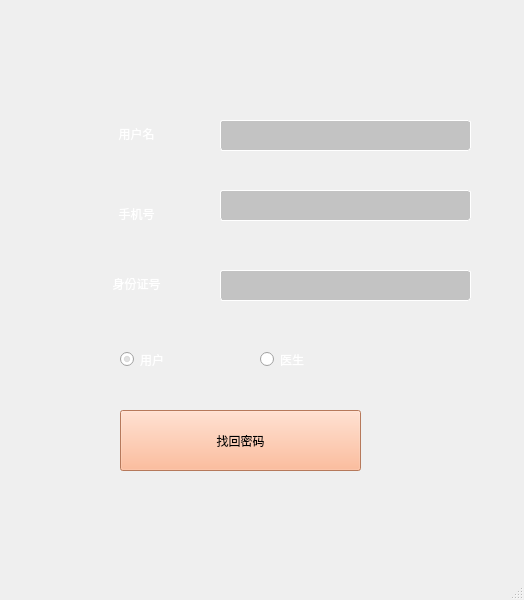
<?xml version="1.0" encoding="UTF-8"?>
<ui version="4.0">
 <class>PasswordWindow</class>
 <widget class="QMainWindow" name="PasswordWindow">
  <property name="geometry">
   <rect>
    <x>0</x>
    <y>0</y>
    <width>524</width>
    <height>600</height>
   </rect>
  </property>
  <property name="windowTitle">
   <string>MainWindow</string>
  </property>
  <widget class="QWidget" name="centralwidget">
   <widget class="QWidget" name="widget" native="true">
    <property name="geometry">
     <rect>
      <x>0</x>
      <y>-10</y>
      <width>551</width>
      <height>571</height>
     </rect>
    </property>
    <property name="styleSheet">
     <string notr="true">#widget{
	border-image: url(:/IMG_2027.JPG);}
</string>
    </property>
    <widget class="QPushButton" name="retrievePasswordPushButton">
     <property name="geometry">
      <rect>
       <x>120</x>
       <y>420</y>
       <width>241</width>
       <height>61</height>
      </rect>
     </property>
     <property name="styleSheet">
      <string notr="true">font: 16pt &quot;Arial&quot;;
color: rgb(0, 0, 0);
background-color: rgb(255, 170, 127);</string>
     </property>
     <property name="text">
      <string>找回密码</string>
     </property>
    </widget>
    <widget class="QLineEdit" name="IDLineEdit">
     <property name="geometry">
      <rect>
       <x>220</x>
       <y>280</y>
       <width>251</width>
       <height>31</height>
      </rect>
     </property>
     <property name="styleSheet">
      <string notr="true">background-color: rgb(145, 145, 145,120);
	border-radius:3px;
	color:rgb(0,0,0);
font: 12pt &quot;黑体&quot;;
border:1px solid #e1e0e0;
border-color: rgb(255, 255, 255);

</string>
     </property>
    </widget>
    <widget class="QLineEdit" name="UsernameLineEdit">
     <property name="geometry">
      <rect>
       <x>220</x>
       <y>130</y>
       <width>251</width>
       <height>31</height>
      </rect>
     </property>
     <property name="styleSheet">
      <string notr="true">background-color: rgb(145, 145, 145,120);
	border-radius:3px;
	color:rgb(0,0,0);
font: 12pt &quot;黑体&quot;;
border:1px solid #e1e0e0;
border-color: rgb(255, 255, 255);


</string>
     </property>
    </widget>
    <widget class="QLineEdit" name="TelphoneLineEdit">
     <property name="geometry">
      <rect>
       <x>220</x>
       <y>200</y>
       <width>251</width>
       <height>31</height>
      </rect>
     </property>
     <property name="styleSheet">
      <string notr="true">background-color: rgb(145, 145, 145,120);
	border-radius:3px;
	color:rgb(0,0,0);
font: 12pt &quot;黑体&quot;;
border:1px solid #e1e0e0;
border-color: rgb(255, 255, 255);

</string>
     </property>
    </widget>
    <widget class="QPushButton" name="pushButton_3">
     <property name="geometry">
      <rect>
       <x>90</x>
       <y>280</y>
       <width>93</width>
       <height>28</height>
      </rect>
     </property>
     <property name="styleSheet">
      <string notr="true">	bcakground-color: rgb(255,132,139,0);
font: 12pt &quot;04b_21&quot;;
	border-radius:3px;
	color:rgb(255,255,255);</string>
     </property>
     <property name="text">
      <string>身份证号</string>
     </property>
    </widget>
    <widget class="QPushButton" name="pushButton_2">
     <property name="geometry">
      <rect>
       <x>90</x>
       <y>210</y>
       <width>93</width>
       <height>28</height>
      </rect>
     </property>
     <property name="styleSheet">
      <string notr="true">	bcakground-color: rgb(255,132,139,0);
font: 12pt &quot;04b_21&quot;;
	border-radius:3px;
	color:rgb(255,255,255);</string>
     </property>
     <property name="text">
      <string>手机号</string>
     </property>
    </widget>
    <widget class="QPushButton" name="pushButton">
     <property name="geometry">
      <rect>
       <x>90</x>
       <y>130</y>
       <width>93</width>
       <height>28</height>
      </rect>
     </property>
     <property name="styleSheet">
      <string notr="true">	bcakground-color: rgb(255,132,139,0);
font: 12pt &quot;04b_21&quot;;
	border-radius:3px;
	color:rgb(255,255,255);</string>
     </property>
     <property name="text">
      <string>用户名</string>
     </property>
    </widget>
    <widget class="QRadioButton" name="doctorRadioButton">
     <property name="geometry">
      <rect>
       <x>260</x>
       <y>360</y>
       <width>115</width>
       <height>19</height>
      </rect>
     </property>
     <property name="styleSheet">
      <string notr="true">color: rgb(255, 255, 255);</string>
     </property>
     <property name="text">
      <string>医生</string>
     </property>
    </widget>
    <widget class="QRadioButton" name="userRadioButton">
     <property name="enabled">
      <bool>true</bool>
     </property>
     <property name="geometry">
      <rect>
       <x>120</x>
       <y>360</y>
       <width>115</width>
       <height>19</height>
      </rect>
     </property>
     <property name="styleSheet">
      <string notr="true">color: rgb(255, 255, 255);</string>
     </property>
     <property name="text">
      <string>用户</string>
     </property>
     <property name="checked">
      <bool>true</bool>
     </property>
    </widget>
   </widget>
  </widget>
  <widget class="QMenuBar" name="menubar">
   <property name="geometry">
    <rect>
     <x>0</x>
     <y>0</y>
     <width>524</width>
     <height>25</height>
    </rect>
   </property>
  </widget>
  <widget class="QStatusBar" name="statusbar"/>
 </widget>
 <resources/>
 <connections/>
</ui>
